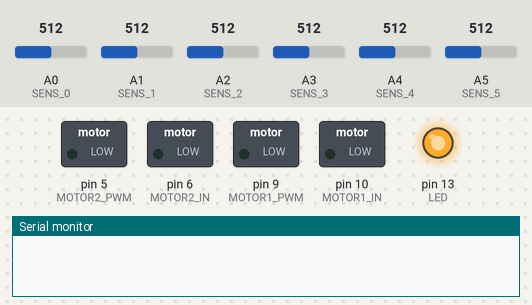
Simulated run of this sketch. Board: Arduino Uno, built with avr-gcc and run on an emulated ATmega328P. Parts: switched loads named in the sketch (green lamp = pin HIGH), output pins drawn as LEDs (lit = HIGH), the last lines printed to the serial monitor. The inputs (shaded band) are chosen by the test bench; at power-on: A0 (SENS_0) = 512, A1 (SENS_1) = 512, A2 (SENS_2) = 512, A3 (SENS_3) = 512, A4 (SENS_4) = 512, A5 (SENS_5) = 512.

Above: at 0.1 s.
At 1.7 s:
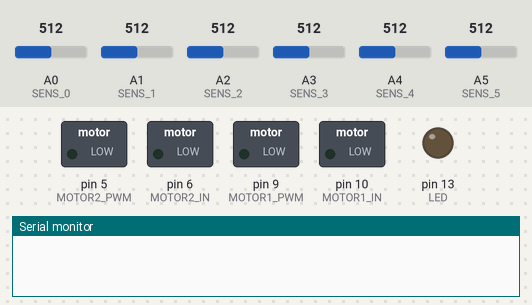
At 6.4 s:
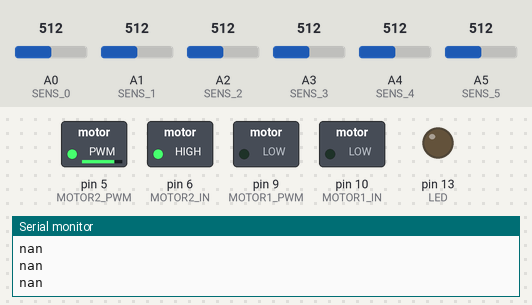
6.5 s: A0 (SENS_0) set to 716
Timing chart, 0 to 9.5 s (numbered marks = the images above; inputs shaded):
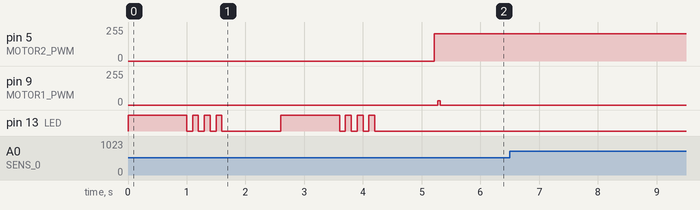

The sketch:

LINE_FOLLOWER.ino
```cpp
//black(900)>white(600);
//      in1   in2   in3   in4
//frw   pwm   0     pwm   0
//bck   0/pwm 1     0/pwm 1
//break 1     1     1     1
//MOTOR1 - left; MOTOR2 - right
//TOP_VIEW  A5 A4 A3 A2 A1 A0
//left motor 23<=PWM
//left motor <=PWM
int LED = 13;
int MOTOR1_IN = 10; //in4
int MOTOR1_PWM = 9; //in3
int MOTOR2_IN = 6; //in2
int MOTOR2_PWM = 5; //in1
int SENS_0 = A0;
int SENS_1 = A1;
int SENS_2 = A2;
int SENS_3 = A3;
int SENS_4 = A4;
int SENS_5 = A5;
float kP = 0.2;
int SENS_0_MAX = 0;
int SENS_1_MAX = 0;
int SENS_2_MAX = 0;
int SENS_3_MAX = 0;
int SENS_4_MAX = 0;
int SENS_5_MAX = 0;
int SENS_0_MIN = 0;
int SENS_1_MIN = 0;
int SENS_2_MIN = 0;
int SENS_3_MIN = 0;
int SENS_4_MIN = 0;
int SENS_5_MIN = 0;

void motorLeft(int speed){
  if (speed >= 0) {
    analogWrite(MOTOR1_PWM, 127);
    delay(5);
    analogWrite(MOTOR1_PWM, int(255*abs(speed)/100.0));
    digitalWrite(MOTOR1_IN, 0);
  } else {
    analogWrite(MOTOR1_PWM, 127);
    delay(5);
    analogWrite(MOTOR1_PWM, 255 - int(255*abs(speed)/100.0));
    digitalWrite(MOTOR1_IN, 1);
  }
}

void motorRight(int speed){
  if (speed > 0) {
    analogWrite(MOTOR2_PWM, 127);
    delay(5);
    analogWrite(MOTOR2_PWM, 255 - int(255*abs(speed)/100.0));
    digitalWrite(MOTOR2_IN, 1);
  } else {
    analogWrite(MOTOR2_PWM, 127);
    delay(5);
    analogWrite(MOTOR2_PWM, int(255*abs(speed)/100.0));
    digitalWrite(MOTOR2_IN, 0);
  }
}
//Steering -100 <= val <= 100
void Steering(float val, int speed){
Serial.println(speed-speed*2*val/100.0);
  if (val > 100) {val = 100;}
  if (val < -100) {val = -100;}
  if (val > 0) {
    motorLeft(speed);
    motorRight(speed-speed*2*val/100.0);
  } else {
    motorLeft(speed+speed*2*val/100.0);
    motorRight(speed);
  }
}

void stop_move(){
  digitalWrite(MOTOR1_PWM, 1);
  digitalWrite(MOTOR1_IN, 1);
  digitalWrite(MOTOR2_PWM, 1);
  digitalWrite(MOTOR2_IN, 1);
}

void log(){
  //Serial.print("SENS_0: ");
  Serial.print(analogRead(SENS_0));
  Serial.print("; ");
  //Serial.print("SENS_1: ");
  Serial.print(analogRead(SENS_1));
  Serial.print("; ");
  //Serial.print("SENS_2: ");
  Serial.print(analogRead(SENS_2));
  Serial.print("; ");
 // Serial.print("SENS_3: ");
  Serial.print(analogRead(SENS_3));
  Serial.print("; ");
  //Serial.print("SENS_4: ");
  Serial.print(analogRead(SENS_4));
  Serial.print("; ");
  //Serial.print("SENS_5: ");
  Serial.print(analogRead(SENS_5));
  Serial.println("; ");
}

void relay(float val){
  if (val > 0) {
    motorRight(40);
    motorLeft(20);
  } else {
    motorRight(40);
    motorLeft(20);
  }
}

void Led_on(){
  digitalWrite(LED, HIGH);
}
void Led_off(){
  digitalWrite(LED, LOW);
}

void Blink(int time){
  Led_on();
  delay(time);
  Led_off();
}

float Calibrate(int val, int max, int min) {
  return (val-min)/float(max-min)*100;
}

void Mesuare(){
  Blink(1000);
  delay(100);
  Blink(100);
  delay(100);
  Blink(100);
  delay(100);
  Blink(100);
  SENS_0_MAX = analogRead(SENS_0);
  SENS_1_MAX = analogRead(SENS_1);
  SENS_2_MAX = analogRead(SENS_2);
  SENS_3_MAX = analogRead(SENS_3);
  SENS_4_MAX = analogRead(SENS_4);
  SENS_5_MAX = analogRead(SENS_5);
  delay(1000);
  Blink(1000);
  delay(100);
  Blink(100);
  delay(100);
  Blink(100);
  delay(100);
  Blink(100);
  SENS_0_MIN = analogRead(SENS_0);
  SENS_1_MIN = analogRead(SENS_1);
  SENS_2_MIN = analogRead(SENS_2);
  SENS_3_MIN = analogRead(SENS_3);
  SENS_4_MIN = analogRead(SENS_4);
  SENS_5_MIN = analogRead(SENS_5);
}

void setup() {
  Serial.begin(9600);
  pinMode(MOTOR1_IN, OUTPUT);
  pinMode(MOTOR1_PWM, OUTPUT);
  pinMode(MOTOR2_IN, OUTPUT);
  pinMode(MOTOR2_PWM, OUTPUT);
  pinMode(SENS_0, INPUT);
  pinMode(SENS_1, INPUT);
  pinMode(SENS_2, INPUT);
  pinMode(SENS_3, INPUT);
  pinMode(SENS_4, INPUT);
  pinMode(SENS_5, INPUT);
  pinMode(LED, OUTPUT);
  Mesuare();
  delay(1000);
  //motorLeft(7);
  //motorRight(7);
  //delay(3000);
  stop_move();
}

float err() {
  float error = 0;
  error -= Calibrate(analogRead(SENS_5), SENS_5_MAX, SENS_5_MIN)*1.2;
  error -= Calibrate(analogRead(SENS_4), SENS_4_MAX, SENS_4_MIN)*1.1;
  error -= Calibrate(analogRead(SENS_3), SENS_3_MAX, SENS_3_MIN)*1;
  error += Calibrate(analogRead(SENS_2), SENS_2_MAX, SENS_2_MIN)*1;
  error += Calibrate(analogRead(SENS_1), SENS_1_MAX, SENS_1_MIN)*1.1;
  error += Calibrate(analogRead(SENS_0), SENS_0_MAX, SENS_0_MIN)*1.2;
  return error;
}

void loop() {
  Steering(err()*0.2-28, 20);
  delay(20);
}
```
